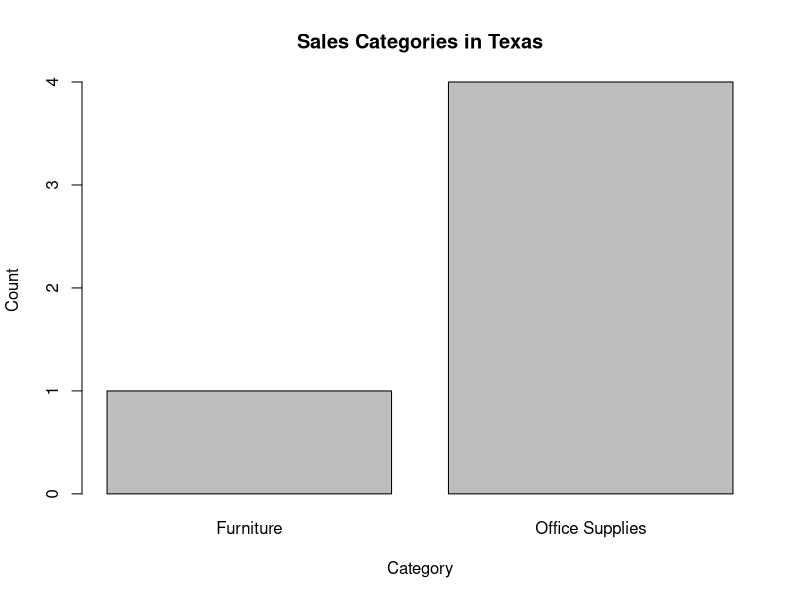

The R script that drew this image:
## ---- chunk 1
library(stringr)
library(forcats)
## ---- chunk 2
library(lubridate)
## ---- chunk 3
# Your code here
sales <- read.delim("sales_pipe.txt"
                     ,stringsAsFactors=FALSE
                     ,sep = "|"
                    ,fileEncoding = "WINDOWS-1252"
 )
## ---- chunk 4
# Your code here
colnames(sales)[1] <- "Row.ID"
## ---- chunk 5
# Your code here
sales$Ship.Date <- as.Date(sales$Ship.Date, format = "%B %d %Y")
sales$Order.Date <- as.Date(sales$Order.Date, format = "%m/%d/%Y")

## ---- chunk 6
diff_days <- max(sales$Order.Date) - min(sales$Order.Date)
## ---- chunk 7
print(diff_days)
print(paste(as.duration(diff_days) %/% as.duration(years(1)), "years"))
(paste(as.duration(diff_days) %/% as.duration(weeks(1)), "weeks"))

## ---- chunk 8
# Your code here
sales$difference <- (sales$Ship.Date - sales$Order.Date)
result = as.numeric(mean(sales$difference))
print(result)
## ---- chunk 9
# Your code here
names = unique(sales$Customer.Name)
length(grep("Bill", names))
## ---- chunk 10
# Your code here
length(grep("table", sales$Product.Name))
## ---- chunk 11
# Your code here
as.data.frame(table(sales$State))
## ---- chunk 12
# Your code here
sales_in_texas <- subset(sales, State == "Texas")
category_counts <- table(sales_in_texas$Category)
sales_in_texas$Category <- fct_reorder(factor(sales_in_texas$Category), as.numeric(sales_in_texas$Category))
barplot(category_counts, main = "Sales Categories in Texas",
        xlab = "Category",
        ylab = "Count")
## ---- chunk 13
# Your code here
aggregate(sales$Profit ~ sales$Region, sales, mean)
## ---- chunk 14
# Your code here
sales$Order.Year = format(sales$Order.Date, format = "%Y")

## ---- chunk 15
aggregate(sales$Profit ~ sales$Order.Year, sales, mean)
